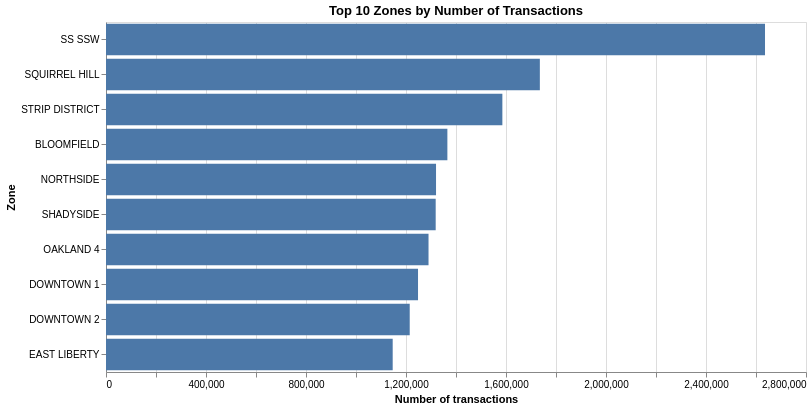

Notebook code cell kept with this figure:
### Markdown cell above
### Exploratory Data Analysis

### Code cell
tx_by_zone = (
    payment_transactions
    .group_by("zone_group_norm")
    .agg(pl.col("n_transaction").sum().alias("transactions"))
)

top10_zone_with_most_tx = (
    tx_by_zone
    .sort("transactions", descending=True)
    .head(10)
)

chart = alt.Chart(top10_zone_with_most_tx).mark_bar().encode(
    x=alt.X("transactions:Q", title="Number of transactions"),
    y=alt.Y("zone_group_norm:N", sort="-x", title="Zone"),
    tooltip=["zone_group_norm:N", "transactions:Q"]
).properties(
    title="Top 10 Zones by Number of Transactions",
    width=700,
    height=350
)

chart

### Figure 1 — Vega-Lite specification as saved in the notebook (floating-point values rounded to 4 significant figures)
{"config": {"view": {"continuousWidth": 300, "continuousHeight": 300}}, "data": {"name": "data-9e384c7f6ab182960cea987f380beec5"}, "mark": {"type": "bar"}, "encoding": {"tooltip": [{"field": "zone_group_norm", "type": "nominal"}, {"field": "transactions", "type": "quantitative"}], "x": {"field": "transactions", "title": "Number of transactions", "type": "quantitative"}, "y": {"field": "zone_group_norm", "sort": "-x", "title": "Zone", "type": "nominal"}}, "height": 350, "title": "Top 10 Zones by Number of Transactions", "width": 700, "$schema": "https://vega.github.io/schema/vega-lite/v5.20.1.json", "datasets": {"data-9e384c7f6ab182960cea987f380beec5": [{"zone_group_norm": "SS SSW", "transactions": 2636020}, {"zone_group_norm": "SQUIRREL HILL", "transactions": 1735411}, {"zone_group_norm": "STRIP DISTRICT", "transactions": 1585454}, {"zone_group_norm": "BLOOMFIELD", "transactions": 1365502}, {"zone_group_norm": "NORTHSIDE", "transactions": 1320112}, {"zone_group_norm": "SHADYSIDE", "transactions": 1318761}, {"zone_group_norm": "OAKLAND 4", "transactions": 1290108}, {"zone_group_norm": "DOWNTOWN 1", "transactions": 1248084}, {"zone_group_norm": "DOWNTOWN 2", "transactions": 1214879}, {"zone_group_norm": "EAST LIBERTY", "transactions": 1146769}]}}
